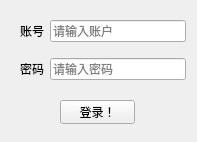
<?xml version="1.0" encoding="UTF-8"?>
<ui version="4.0">
 <class>Form</class>
 <widget class="QWidget" name="Form">
  <property name="geometry">
   <rect>
    <x>0</x>
    <y>0</y>
    <width>197</width>
    <height>142</height>
   </rect>
  </property>
  <property name="windowTitle">
   <string>Form</string>
  </property>
  <widget class="QPushButton" name="pushButton">
   <property name="geometry">
    <rect>
     <x>60</x>
     <y>100</y>
     <width>75</width>
     <height>24</height>
    </rect>
   </property>
   <property name="text">
    <string>登录！</string>
   </property>
  </widget>
  <widget class="QWidget" name="">
   <property name="geometry">
    <rect>
     <x>20</x>
     <y>10</y>
     <width>166</width>
     <height>81</height>
    </rect>
   </property>
   <layout class="QVBoxLayout" name="verticalLayout">
    <item>
     <layout class="QHBoxLayout" name="horizontalLayout">
      <item>
       <widget class="QLabel" name="label">
        <property name="text">
         <string>账号</string>
        </property>
       </widget>
      </item>
      <item>
       <widget class="QLineEdit" name="lineEdit">
        <property name="alignment">
         <set>Qt::AlignLeading|Qt::AlignLeft|Qt::AlignVCenter</set>
        </property>
        <property name="placeholderText">
         <string>请输入账户</string>
        </property>
       </widget>
      </item>
     </layout>
    </item>
    <item>
     <layout class="QHBoxLayout" name="horizontalLayout_2">
      <item>
       <widget class="QLabel" name="label_2">
        <property name="text">
         <string>密码</string>
        </property>
       </widget>
      </item>
      <item>
       <widget class="QLineEdit" name="lineEdit_2">
        <property name="placeholderText">
         <string>请输入密码</string>
        </property>
       </widget>
      </item>
     </layout>
    </item>
   </layout>
  </widget>
 </widget>
 <resources/>
 <connections/>
</ui>
